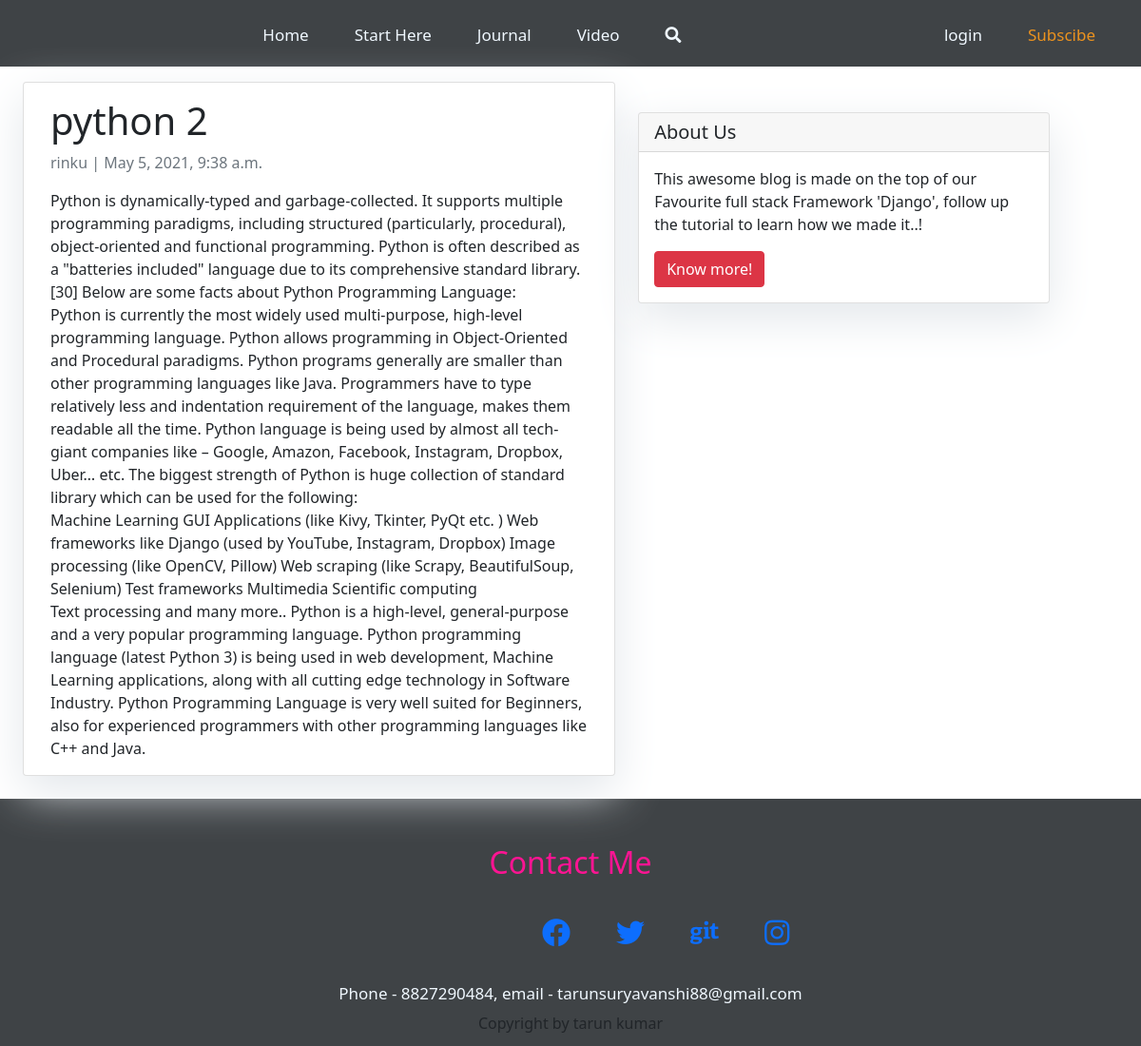
The page /python-2/ on the database its author committed.
### home/models.py (models this page shows, shortened)
class Post(models.Model):
    title = models.CharField( max_length=250,unique=True)
    slug = models.SlugField(max_length=200,unique=True)
    author = models.ForeignKey(User,on_delete = models.CASCADE, related_name='blog_posts')
    update_on = models.DateTimeField( auto_now=True)
    content = models.TextField()
    created_on = models.DateTimeField(auto_now_add=True)
    status = models.IntegerField(choices=STATUS,default=0)
    class Meta:
        ordering = ['-created_on']

### home/views.py (the view)
# urls.py: path('<slug:slug>/',views.PostDetails.as_view(),name='post_detail'),
class PostDetails(generic.DetailView):
    model = Post
    template_name = 'post_detail.html'

### templates/post_detail.html (shortened to what this page needs)
{% extends 'base.html' %} {% block content %}
<div style="display: flex;">
    <div class="container ">
        <div class="row">
            <div class="m-4 card mb-4  mt-3 left  top">
                <div class="card-body">
                    <h1>{% block title %} {{ object.title }} {% endblock title %}</h1>
                    <p class=" text-muted">{{ post.author }} | {{ post.created_on }}</p>
                    <p class="card-text ">{{ object.content | safe }}</p>
                </div>
            </div>
        </div>
    </div>
    <section class="">
        <div class=" ">
            <div class="card my-4 mt-3 w-75 m-lg-5 ">
                <h5 class="card-header">About Us</h5>
                <div class="card-body">
                    <p class="card-text"> This awesome blog is made on the top of our Favourite full stack Framework 'Django', follow up the tutorial to learn how we made it..!</p>
                    <a href="https://djangocentral.com/building-a-blog-application-with-django" class="btn btn-danger">Know more!</a>
                </div>
            </div>
        </div>
    </section>
</div>
{% endblock content %}

### templates/post_detail.html (style rules this page uses)
.card { box-shadow: 0 16px 48px #E3E7EB; }

### rows shown on the page
Post: title "python 2", author "rinku", created_on "May 5, 2021, 9:38 a.m.", content "Python is dynamically-typed and garbage-collected. It supports multiple programming paradigms, including structured (particularly, procedural), object-oriented and functional programming. Python is often described as a \"batteries included\" language due to its comprehensive standard library.[30] Below are some facts about Python Programming Language: Python is currently the most widely used multi-purpose, high-level programming language. Python allows programming in Object-Oriented and Procedural paradigms. Python programs generally are smaller than other programming languages like Java. Programmers have to type relatively less and indentation requirement of the language, makes them readable…"
